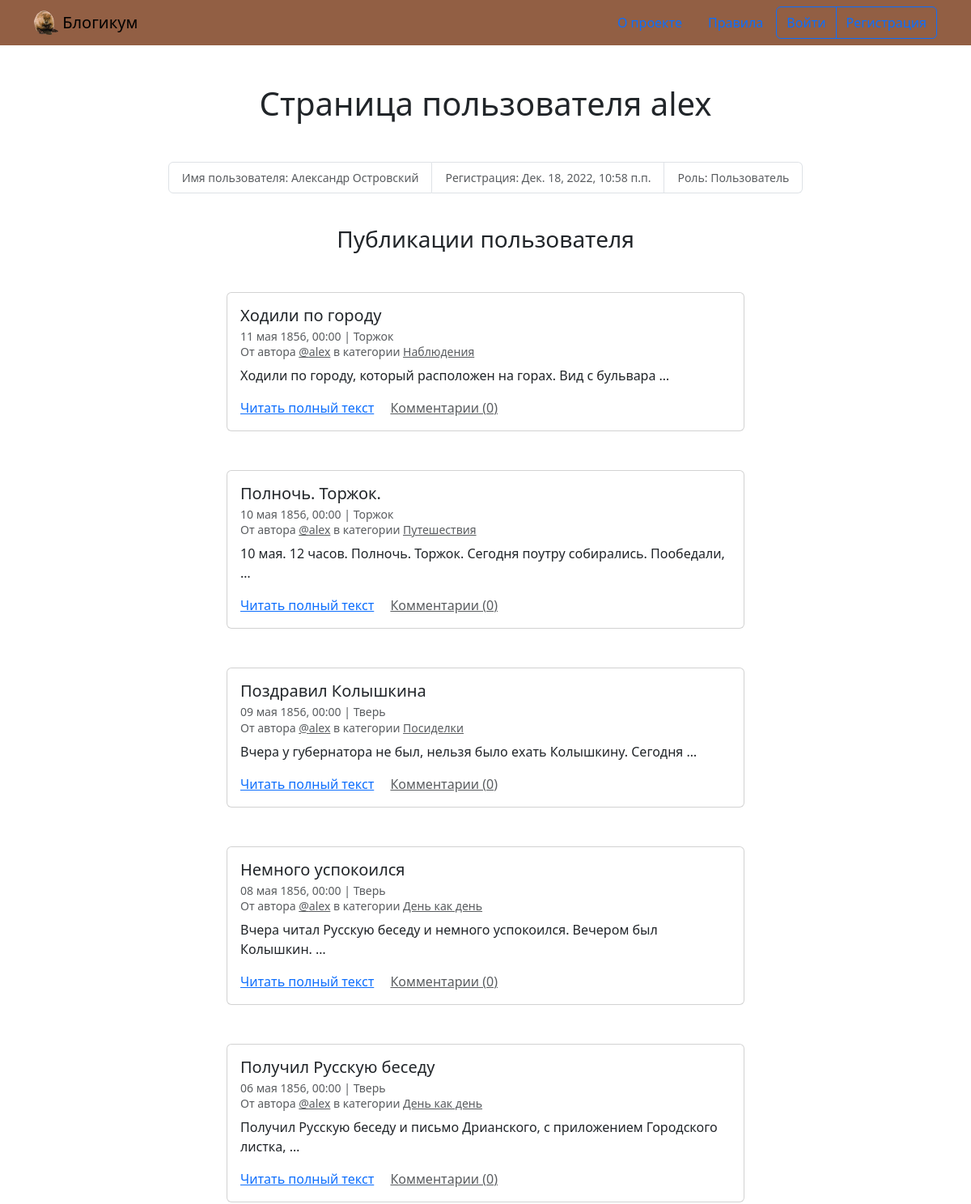
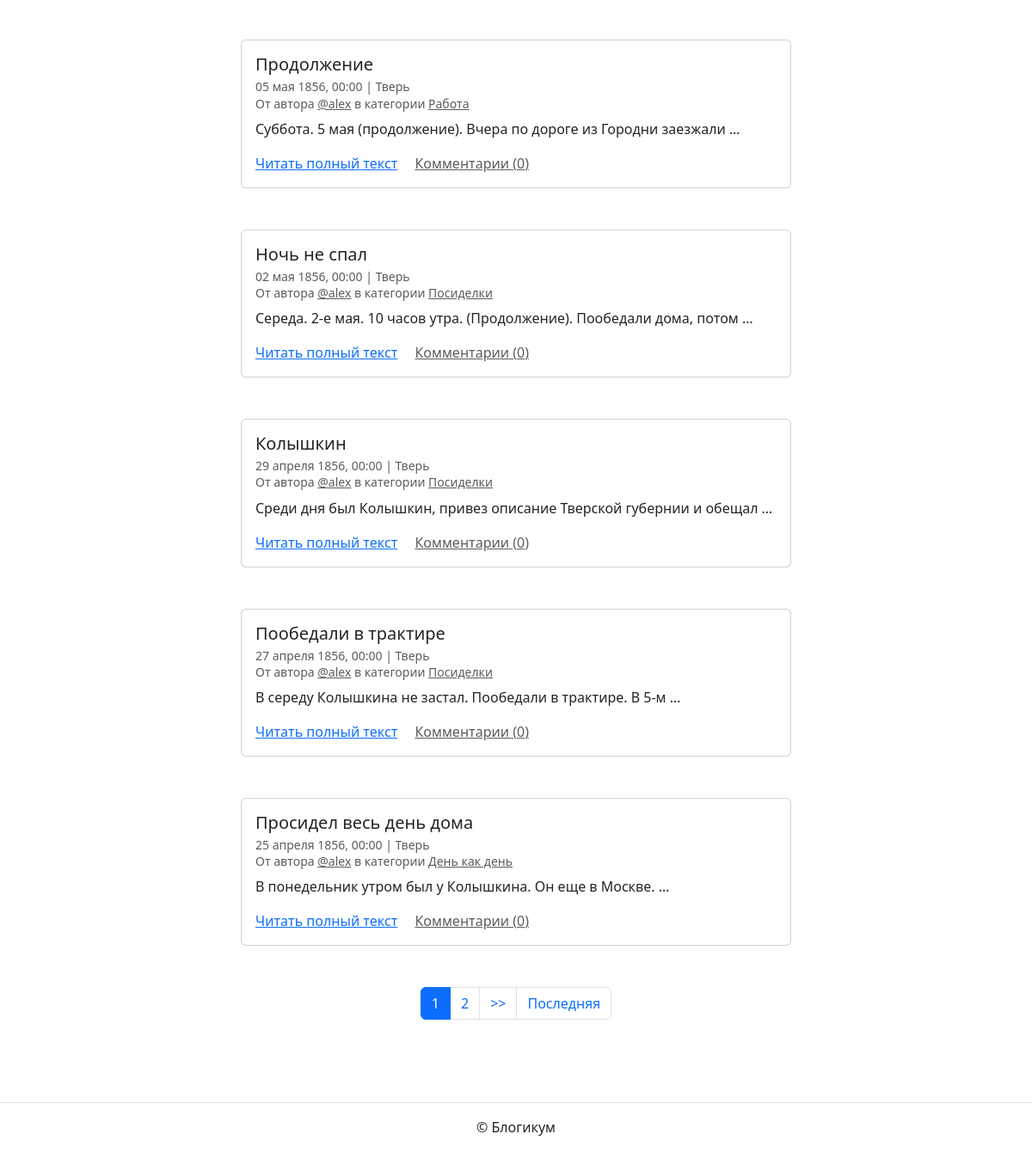
The app's page /profile/alex/ with its own data (2 pictures, top to bottom).
### blog/models.py (models this page shows, shortened)
class Post(TimeStampedModel):
    title = models.CharField(
        "Заголовок",
        max_length=256,
        blank=False,
    )
    text = models.TextField("Текст", blank=False)
    pub_date = models.DateTimeField(
        "Дата и время публикации",
        blank=False,
        help_text=(
            "Если установить дату и время в "
            "будущем — можно делать отложенные публикации."
        ),
    )
    author = models.ForeignKey(
        User,
        on_delete=models.CASCADE,
        blank=False,
        verbose_name="Автор публикации",
        related_name="posts",
    )
    location = models.ForeignKey(
        "Location",
        null=True,
        on_delete=models.SET_NULL,
        blank=True,
        verbose_name="Местоположение",
        related_name="posts",
    )
    category = models.ForeignKey(
        "Category",
        null=True,
        on_delete=models.SET_NULL,
        blank=False,
        verbose_name="Категория",
        related_name="posts",
    )
    image = models.ImageField(
        "Картинка",
        upload_to="media/",
        blank=True,
    )
    class Meta:
        verbose_name = "публикация"
        verbose_name_plural = "Публикации"

class Location(TimeStampedModel):
    name = models.CharField(
        "Название места",
        max_length=256,
        blank=False,
    )
    class Meta:
        verbose_name = "местоположение"
        verbose_name_plural = "Местоположения"

class Category(TimeStampedModel):
    title = models.CharField(
        "Заголовок",
        max_length=512,
        blank=False,
    )
    description = models.TextField(
        "Описание",
        blank=False,
    )
    slug = models.SlugField(
        "Идентификатор",
        unique=True,
        blank=False,
        help_text=(
            "Идентификатор страницы для URL; разрешены "
            "символы латиницы, цифры, дефис и подчёркивание."
        ),
    )
    class Meta:
        verbose_name = "категория"
        verbose_name_plural = "Категории"

### blog/views.py (the view)
def user_profile(request, username):
    profile = get_object_or_404(User, username=username)
    posts = profile.posts.annotate(comment_count=Count("comments")).order_by(
        "-pub_date"
    )
    paginator = Paginator(posts, POSTS_PER_PAGE)
    page_obj = paginator.get_page(request.GET.get("page"))
    context = {
        "page_obj": page_obj,
        "profile": profile,
    }
    return render(request, "blog/profile.html", context)

### templates/blog/profile.html (shortened to what this page needs)
{% extends "base.html" %}
{% block content %}
  <h1 class="mb-5 text-center ">Страница пользователя {{ profile.username }}</h1>
  <small>
    <ul class="list-group list-group-horizontal justify-content-center mb-3">
      <li class="list-group-item text-muted">Имя пользователя: {% if profile.get_full_name %}{{ profile.get_full_name }} {% else %}не указано{% endif %}</li>
      <li class="list-group-item text-muted">Регистрация: {{ profile.date_joined }}</li>
      <li class="list-group-item text-muted">Роль: {% if profile.is_staff %}Админ{% else %}Пользователь{% endif %}</li>
    </ul>
  </small>
  <br>
  <h3 class="mb-5 text-center">Публикации пользователя</h3>
  {% for post in page_obj %}
    <article class="mb-5">
      {% include "includes/post_card.html" %}
    </article>
  {% endfor %}
  {% include "includes/paginator.html" %}
{% endblock %}

### templates/includes/post_card.html (shortened to what this page needs)
<div class="col d-flex justify-content-center">
  <div class="card" style="width: 40rem;">
    <div class="card-body">
      <h5 class="card-title">{{ post.title }}</h5>
      <h6 class="card-subtitle mb-2 text-muted">
        <small>
          {{ post.pub_date|date:"d E Y, H:i" }} | {% if post.location and post.location.is_published %}{{ post.location.name }}{% else %}Планета Земля{% endif %}<br>
          От автора <a class="text-muted" href="{% url 'blog:profile' post.author %}">@{{ post.author.username }}</a> в
          категории {% include "includes/category_link.html" %}
        </small>
      </h6>
      <p class="card-text">{{ post.text|truncatewords:10 }}</p>
      <a href="{% url 'blog:post_detail' post.id %}" class="card-link">Читать полный текст</a>
      <a href="{% url 'blog:post_detail' post.id %}" class="card-link text-muted">Комментарии ({{ post.comment_count }})</a>
    </div>
  </div>
</div>

### templates/includes/category_link.html
<a class="text-muted" href="{% url 'blog:category_posts' post.category.slug %}">
  {{ post.category.title }}
</a>

### records on screen
Post: title "Ходили по городу", pub_date "11 мая 1856, 00:00", location.name "Торжок", author.username "alex", category "Наблюдения", text "Ходили по городу, который расположен на горах. Вид с бульвара …", comment_count "0"
Post: title "Полночь. Торжок.", pub_date "10 мая 1856, 00:00", location.name "Торжок", author.username "alex", category "Путешествия", text "10 мая. 12 часов. Полночь. Торжок. Сегодня поутру собирались. Пообедали, …", comment_count "0"
Post: title "Поздравил Колышкина", pub_date "09 мая 1856, 00:00", location.name "Тверь", author.username "alex", category "Посиделки", text "Вчера у губернатора не был, нельзя было ехать Колышкину. Сегодня …", comment_count "0"
Post: title "Немного успокоился", pub_date "08 мая 1856, 00:00", location.name "Тверь", author.username "alex", category "День как день", text "Вчера читал Русскую беседу и немного успокоился. Вечером был Колышкин. …", comment_count "0"
Post: title "Получил Русскую беседу", pub_date "06 мая 1856, 00:00", location.name "Тверь", author.username "alex", category "День как день", text "Получил Русскую беседу и письмо Дрианского, с приложением Городского листка, …", comment_count "0"
Post: title "Продолжение", pub_date "05 мая 1856, 00:00", location.name "Тверь", author.username "alex", category "Работа", text "Суббота. 5 мая (продолжение). Вчера по дороге из Городни заезжали …", comment_count "0"
Post: title "Ночь не спал", pub_date "02 мая 1856, 00:00", location.name "Тверь", author.username "alex", category "Посиделки", text "Середа. 2-е мая. 10 часов утра. (Продолжение). Пообедали дома, потом …", comment_count "0"
Post: title "Колышкин", pub_date "29 апреля 1856, 00:00", location.name "Тверь", author.username "alex", category "Посиделки", text "Среди дня был Колышкин, привез описание Тверской губернии и обещал …", comment_count "0"
Post: title "Пообедали в трактире", pub_date "27 апреля 1856, 00:00", location.name "Тверь", author.username "alex", category "Посиделки", text "В середу Колышкина не застал. Пообедали в трактире. В 5-м …", comment_count "0"
Post: title "Просидел весь день дома", pub_date "25 апреля 1856, 00:00", location.name "Тверь", author.username "alex", category "День как день", text "В понедельник утром был у Колышкина. Он еще в Москве. …", comment_count "0"

### other values on screen
{{ profile.username }} "alex"
{{ profile.get_full_name }} "Александр Островский"
{{ profile.date_joined }} "Дек. 18, 2022, 10:58 п.п."
{{ i }} "1"
{{ i }} "2"
